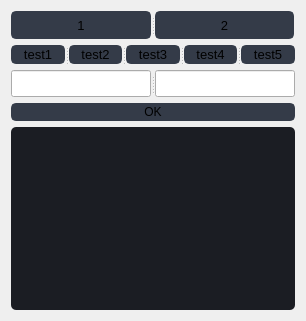
                  <widget class="QWidget" name="page_laba3">
                   <layout class="QGridLayout" name="gridLayout_6" rowstretch="2,1,1,0,13">
                    <property name="horizontalSpacing">
                     <number>1</number>
                    </property>
                    <item row="3" column="0" colspan="2">
                     <widget class="QPushButton" name="pushButton_110">
                      <property name="font">
                       <font>
                        <family>Segoe UI</family>
                        <pointsize>9</pointsize>
                       </font>
                      </property>
                      <property name="styleSheet">
                       <string notr="true">QPushButton {
	border: 2px solid rgb(52, 59, 72);
	border-radius: 5px;	
	background-color: rgb(52, 59, 72);
}
QPushButton:hover {
	background-color: rgb(57, 65, 80);
	border: 2px solid rgb(61, 70, 86);
}
QPushButton:pressed {	
	background-color: rgb(35, 40, 49);
	border: 2px solid rgb(43, 50, 61);
}</string>
                      </property>
                      <property name="text">
                       <string>OK</string>
                      </property>
                     </widget>
                    </item>
                    <item row="4" column="0" colspan="2">
                     <widget class="QTextEdit" name="textEdit_3">
                      <property name="font">
                       <font>
                        <family>Segoe UI</family>
                        <pointsize>12</pointsize>
                       </font>
                      </property>
                      <property name="styleSheet">
                       <string notr="true">QTextEdit {
	background-color: rgb(27, 29, 35);
	border-radius: 5px;
	padding: 10px;
}
QTextEdit:hover {
	border: 2px solid rgb(64, 71, 88);
}
QTextEdit:focus {
	border: 2px solid rgb(91, 101, 124);
}</string>
                      </property>
                     </widget>
                    </item>
                    <item row="1" column="0" colspan="2">
                     <widget class="QSplitter" name="splitter_18">
                      <property name="orientation">
                       <enum>Qt::Horizontal</enum>
                      </property>
                      <widget class="QPushButton" name="pushButton_105">
                       <property name="font">
                        <font>
                         <family>Segoe UI</family>
                         <pointsize>10</pointsize>
                        </font>
                       </property>
                       <property name="styleSheet">
                        <string notr="true">QPushButton {
	border: 2px solid rgb(52, 59, 72);
	border-radius: 5px;	
	background-color: rgb(52, 59, 72);
}
QPushButton:hover {
	background-color: rgb(57, 65, 80);
	border: 2px solid rgb(61, 70, 86);
}
QPushButton:pressed {	
	background-color: rgb(35, 40, 49);
	border: 2px solid rgb(43, 50, 61);
}</string>
                       </property>
                       <property name="text">
                        <string>test1</string>
                       </property>
                      </widget>
                      <widget class="QPushButton" name="pushButton_106">
                       <property name="font">
                        <font>
                         <family>Segoe UI</family>
                         <pointsize>10</pointsize>
                        </font>
                       </property>
                       <property name="styleSheet">
                        <string notr="true">QPushButton {
	border: 2px solid rgb(52, 59, 72);
	border-radius: 5px;	
	background-color: rgb(52, 59, 72);
}
QPushButton:hover {
	background-color: rgb(57, 65, 80);
	border: 2px solid rgb(61, 70, 86);
}
QPushButton:pressed {	
	background-color: rgb(35, 40, 49);
	border: 2px solid rgb(43, 50, 61);
}</string>
                       </property>
                       <property name="text">
                        <string>test2</string>
                       </property>
                      </widget>
                      <widget class="QPushButton" name="pushButton_107">
                       <property name="font">
                        <font>
                         <family>Segoe UI</family>
                         <pointsize>10</pointsize>
                        </font>
                       </property>
                       <property name="styleSheet">
                        <string notr="true">QPushButton {
	border: 2px solid rgb(52, 59, 72);
	border-radius: 5px;	
	background-color: rgb(52, 59, 72);
}
QPushButton:hover {
	background-color: rgb(57, 65, 80);
	border: 2px solid rgb(61, 70, 86);
}
QPushButton:pressed {	
	background-color: rgb(35, 40, 49);
	border: 2px solid rgb(43, 50, 61);
}</string>
                       </property>
                       <property name="text">
                        <string>test3</string>
                       </property>
                      </widget>
                      <widget class="QPushButton" name="pushButton_108">
                       <property name="font">
                        <font>
                         <family>Segoe UI</family>
                         <pointsize>10</pointsize>
                        </font>
                       </property>
                       <property name="styleSheet">
                        <string notr="true">QPushButton {
	border: 2px solid rgb(52, 59, 72);
	border-radius: 5px;	
	background-color: rgb(52, 59, 72);
}
QPushButton:hover {
	background-color: rgb(57, 65, 80);
	border: 2px solid rgb(61, 70, 86);
}
QPushButton:pressed {	
	background-color: rgb(35, 40, 49);
	border: 2px solid rgb(43, 50, 61);
}</string>
                       </property>
                       <property name="text">
                        <string>test4</string>
                       </property>
                      </widget>
                      <widget class="QPushButton" name="pushButton_109">
                       <property name="font">
                        <font>
                         <family>Segoe UI</family>
                         <pointsize>10</pointsize>
                        </font>
                       </property>
                       <property name="styleSheet">
                        <string notr="true">QPushButton {
	border: 2px solid rgb(52, 59, 72);
	border-radius: 5px;	
	background-color: rgb(52, 59, 72);
}
QPushButton:hover {
	background-color: rgb(57, 65, 80);
	border: 2px solid rgb(61, 70, 86);
}
QPushButton:pressed {	
	background-color: rgb(35, 40, 49);
	border: 2px solid rgb(43, 50, 61);
}</string>
                       </property>
                       <property name="text">
                        <string>test5</string>
                       </property>
                      </widget>
                     </widget>
                    </item>
                    <item row="0" column="0">
                     <widget class="QSplitter" name="splitter_19">
                      <property name="orientation">
                       <enum>Qt::Horizontal</enum>
                      </property>
                      <widget class="QPushButton" name="pushButton_6">
                       <property name="enabled">
                        <bool>true</bool>
                       </property>
                       <property name="font">
                        <font>
                         <family>Segoe UI</family>
                         <pointsize>10</pointsize>
                        </font>
                       </property>
                       <property name="styleSheet">
                        <string notr="true">QPushButton {
	border: 2px solid rgb(52, 59, 72);
	border-radius: 5px;	
	background-color: rgb(52, 59, 72);
}
QPushButton:hover {
	background-color: rgb(57, 65, 80);
	border: 2px solid rgb(61, 70, 86);
}
QPushButton:pressed {	
	background-color: rgb(35, 40, 49);
	border: 2px solid rgb(43, 50, 61);
}
QPushButton:disabled{
	background-color: rgb(57, 65, 80);
	border: 2px solid rgb(61, 70, 86);
}</string>
                       </property>
                       <property name="text">
                        <string>1</string>
                       </property>
                      </widget>
                      <widget class="QPushButton" name="pushButton_111">
                       <property name="font">
                        <font>
                         <family>Segoe UI</family>
                         <pointsize>10</pointsize>
                        </font>
                       </property>
                       <property name="styleSheet">
                        <string notr="true">QPushButton {
	border: 2px solid rgb(52, 59, 72);
	border-radius: 5px;	
	background-color: rgb(52, 59, 72);
}
QPushButton:hover {
	background-color: rgb(57, 65, 80);
	border: 2px solid rgb(61, 70, 86);
}
QPushButton:pressed {	
	background-color: rgb(35, 40, 49);
	border: 2px solid rgb(43, 50, 61);
}
QPushButton:disabled{
	background-color: rgb(57, 65, 80);
	border: 2px solid rgb(61, 70, 86);
}</string>
                       </property>
                       <property name="text">
                        <string>2</string>
                       </property>
                      </widget>
                     </widget>
                    </item>
                    <item row="2" column="0" colspan="2">
                     <widget class="QSplitter" name="splitter_16">
                      <property name="orientation">
                       <enum>Qt::Horizontal</enum>
                      </property>
                      <widget class="QSplitter" name="splitter_17">
                       <property name="orientation">
                        <enum>Qt::Horizontal</enum>
                       </property>
                       <widget class="QLineEdit" name="lineEdit_20">
                        <property name="font">
                         <font>
                          <family>Segoe UI</family>
                          <pointsize>12</pointsize>
                         </font>
                        </property>
                       </widget>
                       <widget class="QLineEdit" name="lineEdit_21">
                        <property name="font">
                         <font>
                          <family>Segoe UI</family>
                          <pointsize>12</pointsize>
                         </font>
                        </property>
                       </widget>
                      </widget>
                     </widget>
                    </item>
                   </layout>
                  </widget>
